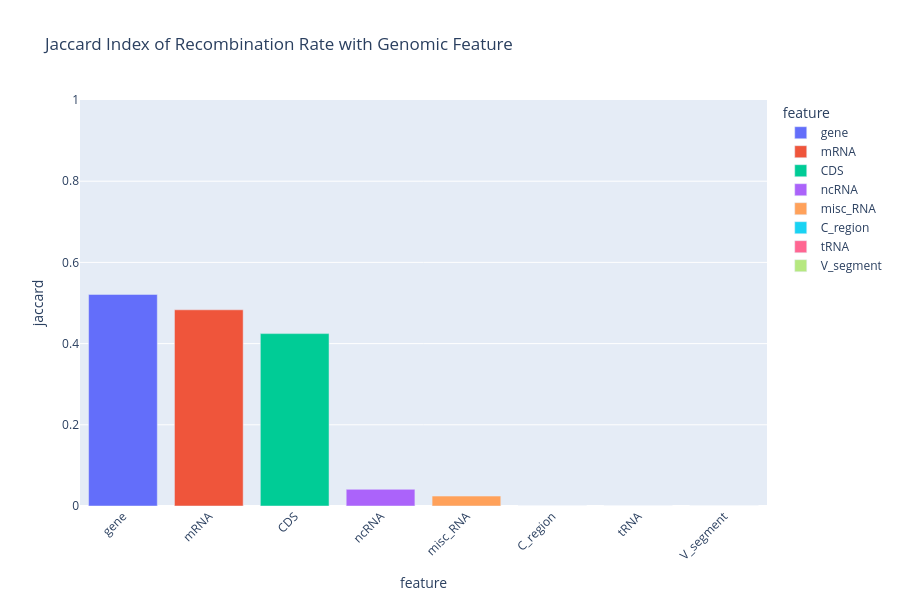

Notebook source saved alongside this figure:
### Code cell
fig = px.bar(
    jaccard_list,
    x = "feature",
    y = "jaccard",
    title="Jaccard Index of Recombination Rate with Genomic Feature",
    width=900,
    height=600,
    color="feature"
)

fig.update_layout(
    yaxis=dict(range=[0, 1]),
    xaxis_tickangle=-45,
)

fig.show()

### Figure 1 — Plotly figure (JSON) as saved in the notebook; plotly's stock layout.template omitted (floating-point values rounded to 4 significant figures)
{"data": [{"hovertemplate": "feature=%{x}<br>jaccard=%{y}<extra></extra>", "legendgroup": "gene", "marker": {"color": "#636efa", "pattern": {"shape": ""}}, "name": "gene", "orientation": "v", "showlegend": true, "textposition": "auto", "type": "bar", "x": ["gene"], "xaxis": "x", "y": [0.5211], "yaxis": "y"}, {"hovertemplate": "feature=%{x}<br>jaccard=%{y}<extra></extra>", "legendgroup": "mRNA", "marker": {"color": "#EF553B", "pattern": {"shape": ""}}, "name": "mRNA", "orientation": "v", "showlegend": true, "textposition": "auto", "type": "bar", "x": ["mRNA"], "xaxis": "x", "y": [0.4832], "yaxis": "y"}, {"hovertemplate": "feature=%{x}<br>jaccard=%{y}<extra></extra>", "legendgroup": "CDS", "marker": {"color": "#00cc96", "pattern": {"shape": ""}}, "name": "CDS", "orientation": "v", "showlegend": true, "textposition": "auto", "type": "bar", "x": ["CDS"], "xaxis": "x", "y": [0.4246], "yaxis": "y"}, {"hovertemplate": "feature=%{x}<br>jaccard=%{y}<extra></extra>", "legendgroup": "ncRNA", "marker": {"color": "#ab63fa", "pattern": {"shape": ""}}, "name": "ncRNA", "orientation": "v", "showlegend": true, "textposition": "auto", "type": "bar", "x": ["ncRNA"], "xaxis": "x", "y": [0.04109], "yaxis": "y"}, {"hovertemplate": "feature=%{x}<br>jaccard=%{y}<extra></extra>", "legendgroup": "misc_RNA", "marker": {"color": "#FFA15A", "pattern": {"shape": ""}}, "name": "misc_RNA", "orientation": "v", "showlegend": true, "textposition": "auto", "type": "bar", "x": ["misc_RNA"], "xaxis": "x", "y": [0.02444], "yaxis": "y"}, {"hovertemplate": "feature=%{x}<br>jaccard=%{y}<extra></extra>", "legendgroup": "C_region", "marker": {"color": "#19d3f3", "pattern": {"shape": ""}}, "name": "C_region", "orientation": "v", "showlegend": true, "textposition": "auto", "type": "bar", "x": ["C_region"], "xaxis": "x", "y": [9.305e-05], "yaxis": "y"}, {"hovertemplate": "feature=%{x}<br>jaccard=%{y}<extra></extra>", "legendgroup": "tRNA", "marker": {"color": "#FF6692", "pattern": {"shape": ""}}, "name": "tRNA", "orientation": "v", "showlegend": true, "textposition": "auto", "type": "bar", "x": ["tRNA"], "xaxis": "x", "y": [1.712e-05], "yaxis": "y"}, {"hovertemplate": "feature=%{x}<br>jaccard=%{y}<extra></extra>", "legendgroup": "V_segment", "marker": {"color": "#B6E880", "pattern": {"shape": ""}}, "name": "V_segment", "orientation": "v", "showlegend": true, "textposition": "auto", "type": "bar", "x": ["V_segment"], "xaxis": "x", "y": [3.877e-06], "yaxis": "y"}], "layout": {"barmode": "relative", "height": 600, "legend": {"title": {"text": "feature"}, "tracegroupgap": 0}, "title": {"text": "Jaccard Index of Recombination Rate with Genomic Feature"}, "width": 900, "xaxis": {"anchor": "y", "categoryarray": ["gene", "mRNA", "CDS", "ncRNA", "misc_RNA", "C_region", "tRNA", "V_segment"], "categoryorder": "array", "domain": [0, 1], "tickangle": -45, "title": {"text": "feature"}}, "yaxis": {"anchor": "x", "domain": [0, 1], "range": [0, 1], "title": {"text": "jaccard"}}}}
